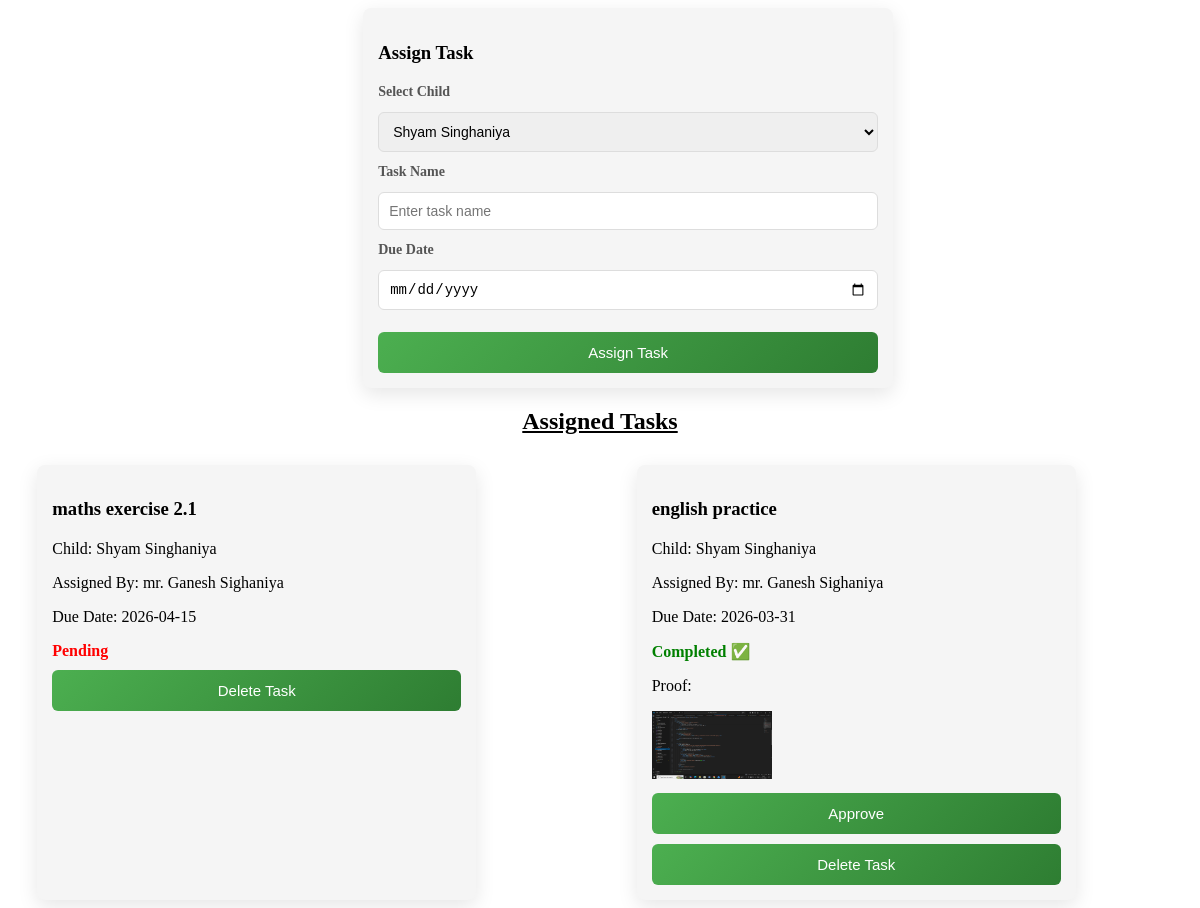
Page /assign_task_page (signed in) on the committed database.
### tables this page shows
CREATE TABLE tasks(
    id INTEGER PRIMARY KEY AUTOINCREMENT,
    child_id INTEGER,
    task_name TEXT,
    assigned_by TEXT,
    due_date TEXT
);

CREATE TABLE child (
        child_id INTEGER PRIMARY KEY AUTOINCREMENT,
        user_id INTEGER,
        parent_id INTEGER,
        name TEXT,
        class_name TEXT,
        student_type TEXT,
        FOREIGN KEY (parent_id) REFERENCES parent(parent_id),
        FOREIGN KEY (user_id) REFERENCES users(id)
    );

CREATE TABLE child_task_status(
    id INTEGER PRIMARY KEY AUTOINCREMENT,
    task_id INTEGER,
    child_id INTEGER,
    completed INTEGER DEFAULT 0,
    proof_image TEXT,
    completed_time TIMESTAMP DEFAULT CURRENT_TIMESTAMP
);

### app.py (the view)
@app.route("/assign_task_page")
def assign_task_page():
    conn = get_db_connection()
    parent = conn.execute(
        "SELECT parent_id FROM parent WHERE user_id=?",
        (session["user_id"],)
    ).fetchone()
    if not parent:
        conn.close()
        return "Parent not found"
    parent_id = parent["parent_id"]
    children = conn.execute(
        "SELECT child_id, name FROM child WHERE parent_id=?",
        (parent_id,)
    ).fetchall()
    tasks = conn.execute("""
SELECT t.id, t.task_name, t.assigned_by, t.due_date,
       c.name as child_name,
       s.completed,
       s.proof_image
FROM tasks t
JOIN child c ON t.child_id = c.child_id
LEFT JOIN child_task_status s ON t.id = s.task_id
WHERE c.parent_id = ?
ORDER BY t.id DESC
""", (parent_id,)).fetchall()
    conn.close()
    return render_template(
        "Set_Task.html",
        children=children,
        tasks=tasks
    )

### app.py (called while the page is built)
def get_db_connection():
    conn = sqlite3.connect("database.db")
    conn.row_factory = sqlite3.Row
    return conn

### templates/Set_Task.html (shortened to what this page needs)
<!DOCTYPE html>
<html>
    <head>
        <link rel="stylesheet" href="{{ url_for('static', filename='set_task.css') }}" >
    </head>
    <body>
        <div style="width:500px; margin-left:30%" class="task-card set-task-form">
    <h3>Assign Task</h3>
    <form action="/assign_task" method="POST">
    <label>Select Child</label>
    <select name="child_id" required>
    {% for child in children %}
    <option value="{{ child.child_id }}">{{ child.name }}</option>
    {% endfor %}
    </select>
    <label>Task Name</label>
    <input type="text" name="task_name" placeholder="Enter task name" required>
    <label>Due Date</label>
    <input type="date" name="due_date" required>
    <button type="submit">Assign Task</button>
    </form>
    </div>
<div class="all-tasks">
    <h2>Assigned Tasks</h2>
<div class="tasks-list">
{% for task in tasks %}
<div class="task-card">
<h3>{{ task.task_name }}</h3>
<p>Child: {{ task.child_name }}</p>
<p>Assigned By: {{ task.assigned_by }}</p>
<p>Due Date: {{ task.due_date }}</p>
{% if task.completed %}
<span class="completed">Completed ✅</span>
{% else %}
<span class="pending">Pending</span>
{% endif %}
{% if task.completed %}
{% if task.proof_image %}
<p>Proof:</p>
<img src="{{ url_for('static', filename='uploads/' + task.proof_image) }}" width="120">
{% endif %}
<form action="/approve_task/{{ task.id }}" method="POST">
<button>Approve</button>
</form>
{% endif %}
<form action="/delete_task/{{ task.id }}" method="POST">
<button type="submit">Delete Task</button>
</form>
</div>
{% endfor %}
</div>
</div>
    </body>
</html>

### static/Set_Task.css (style rules this page uses)
body { display: flex; justify-content: center; flex-direction: column; }
.task-card { background:whitesmoke; width:70%; padding:25px; margin-left:5%; border-radius:12px; box-shadow:0 6px 20px rgba(0,0,0,0.1); }
.task-card h3 { margin-bottom:20px; color:black; }
.task-card form { display:flex; flex-direction:column; gap:12px; }
.task-card label { font-weight:600; font-size:14px; color:#555; }
.task-card input, .task-card select { padding:10px; border:1px solid #ddd; border-radius:6px; font-size:14px; }
.task-card button { margin-top:10px; padding:12px; border:none; background:linear-gradient(135deg,#4CAF50,#2e7d32); color:white; font-size:15px; border-radius:6px; cursor:pointer; transition:0.3s; }
.tasks-list { margin-top: 30px; width:100%; display: grid; grid-template-columns: repeat(2, 1fr); gap: 15px; }
.task-card { padding:15px; background:#f5f5f5; border-radius:8px; }
.completed { color:green; font-weight:bold; }
.pending { color:red; font-weight:bold; }
h2 { text-decoration: underline; text-align: center; }

### rows in the picture
tasks: task_name "maths exercise 2.1", child_name "Shyam Singhaniya", assigned_by "mr. Ganesh Sighaniya", due_date "2026-04-15", shows "Pending"
child_task_status: task_name "english practice", child_name "Shyam Singhaniya", assigned_by "mr. Ganesh Sighaniya", due_date "2026-03-31", completed "Completed ✅", proof_image (picture)

### other values in the picture
form field child_id "Shyam Singhaniya"
